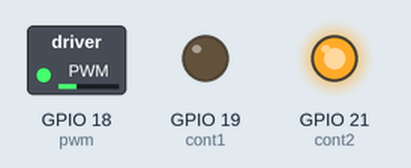
Recording of a program running on a simulated ESP32 board running MicroPython. On the bench: switched loads named in the program (green lamp = pin HIGH), output pins drawn as LEDs (lit = HIGH).

Above: at 0.1 s.
Timing chart, 0 to 1.6 s (numbered marks = the images above):
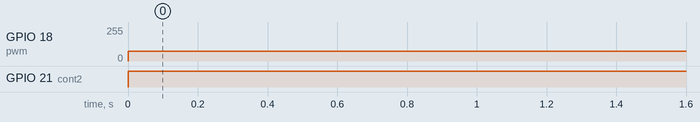

Measured:
- by itself, GPIO 18 (pwm): 0/255 → 75/255 at 0.00 s
- by itself, GPIO 21 (cont2): LOW → HIGH at 0.00 s

The program:

motor.py
```python
#importo libreras
from machine import PWM, Pin

#configuro pines
cont1 = Pin(19,Pin.OUT)
cont2 = Pin(21,Pin.OUT)
pwm = PWM(Pin(18))
pwm.freq(1000)

#inicio motor

cont1.value(0)
cont2.value(0)

#programa principal

while True:
    #configuramos velocidad minima 0 maxima 1023
    pwm.duty(300)
    #configuramos direcion de velocidad
    cont1.value(0)
    cont2.value(1)
```
